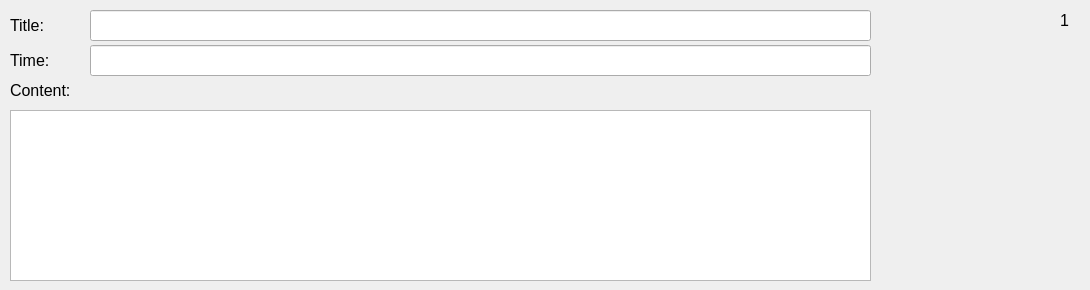
        <widget class="QWidget" name="Page1_2">
         <widget class="QLabel" name="label_44">
          <property name="geometry">
           <rect>
            <x>10</x>
            <y>15</y>
            <width>131</width>
            <height>21</height>
           </rect>
          </property>
          <property name="font">
           <font>
            <pointsize>12</pointsize>
           </font>
          </property>
          <property name="text">
           <string>Title:</string>
          </property>
         </widget>
         <widget class="QLabel" name="label_45">
          <property name="geometry">
           <rect>
            <x>10</x>
            <y>50</y>
            <width>151</width>
            <height>21</height>
           </rect>
          </property>
          <property name="font">
           <font>
            <pointsize>12</pointsize>
           </font>
          </property>
          <property name="text">
           <string>Time:</string>
          </property>
         </widget>
         <widget class="QLabel" name="label_46">
          <property name="geometry">
           <rect>
            <x>10</x>
            <y>80</y>
            <width>161</width>
            <height>21</height>
           </rect>
          </property>
          <property name="font">
           <font>
            <pointsize>12</pointsize>
           </font>
          </property>
          <property name="text">
           <string>Content:</string>
          </property>
         </widget>
         <widget class="QLineEdit" name="title_11">
          <property name="geometry">
           <rect>
            <x>90</x>
            <y>10</y>
            <width>781</width>
            <height>31</height>
           </rect>
          </property>
          <property name="font">
           <font>
            <pointsize>12</pointsize>
           </font>
          </property>
          <property name="readOnly">
           <bool>false</bool>
          </property>
         </widget>
         <widget class="QLineEdit" name="time_11">
          <property name="geometry">
           <rect>
            <x>90</x>
            <y>45</y>
            <width>781</width>
            <height>31</height>
           </rect>
          </property>
          <property name="font">
           <font>
            <pointsize>12</pointsize>
           </font>
          </property>
          <property name="text">
           <string/>
          </property>
          <property name="readOnly">
           <bool>false</bool>
          </property>
         </widget>
         <widget class="QLabel" name="label_47">
          <property name="geometry">
           <rect>
            <x>1060</x>
            <y>10</y>
            <width>21</width>
            <height>21</height>
           </rect>
          </property>
          <property name="font">
           <font>
            <pointsize>12</pointsize>
           </font>
          </property>
          <property name="layoutDirection">
           <enum>Qt::LeftToRight</enum>
          </property>
          <property name="frameShape">
           <enum>QFrame::NoFrame</enum>
          </property>
          <property name="text">
           <string>1</string>
          </property>
         </widget>
         <widget class="QPlainTextEdit" name="plainTextEdit_11">
          <property name="geometry">
           <rect>
            <x>10</x>
            <y>110</y>
            <width>861</width>
            <height>171</height>
           </rect>
          </property>
          <property name="readOnly">
           <bool>false</bool>
          </property>
         </widget>
        </widget>
